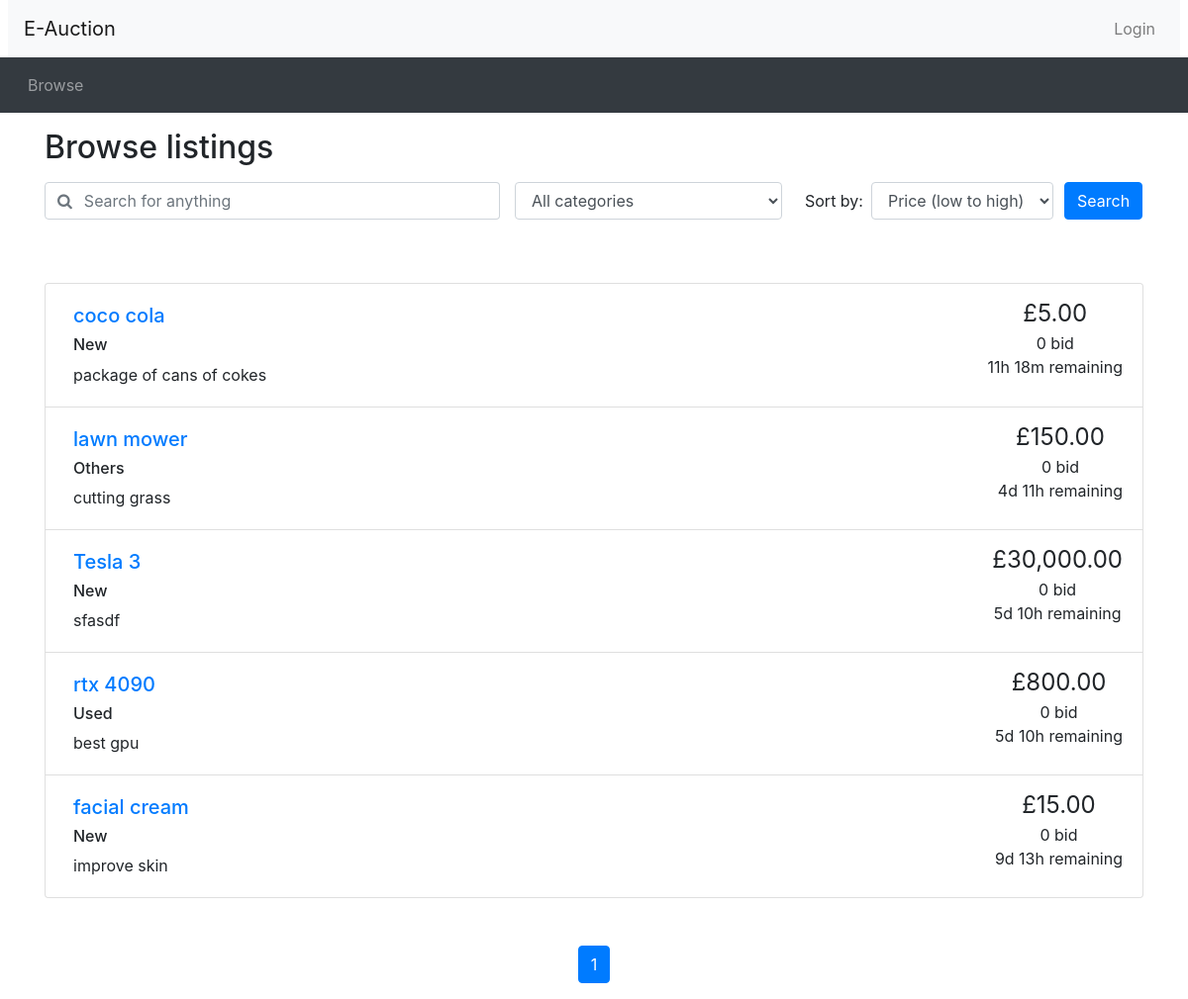
Page /browse.php on the earlier database version.
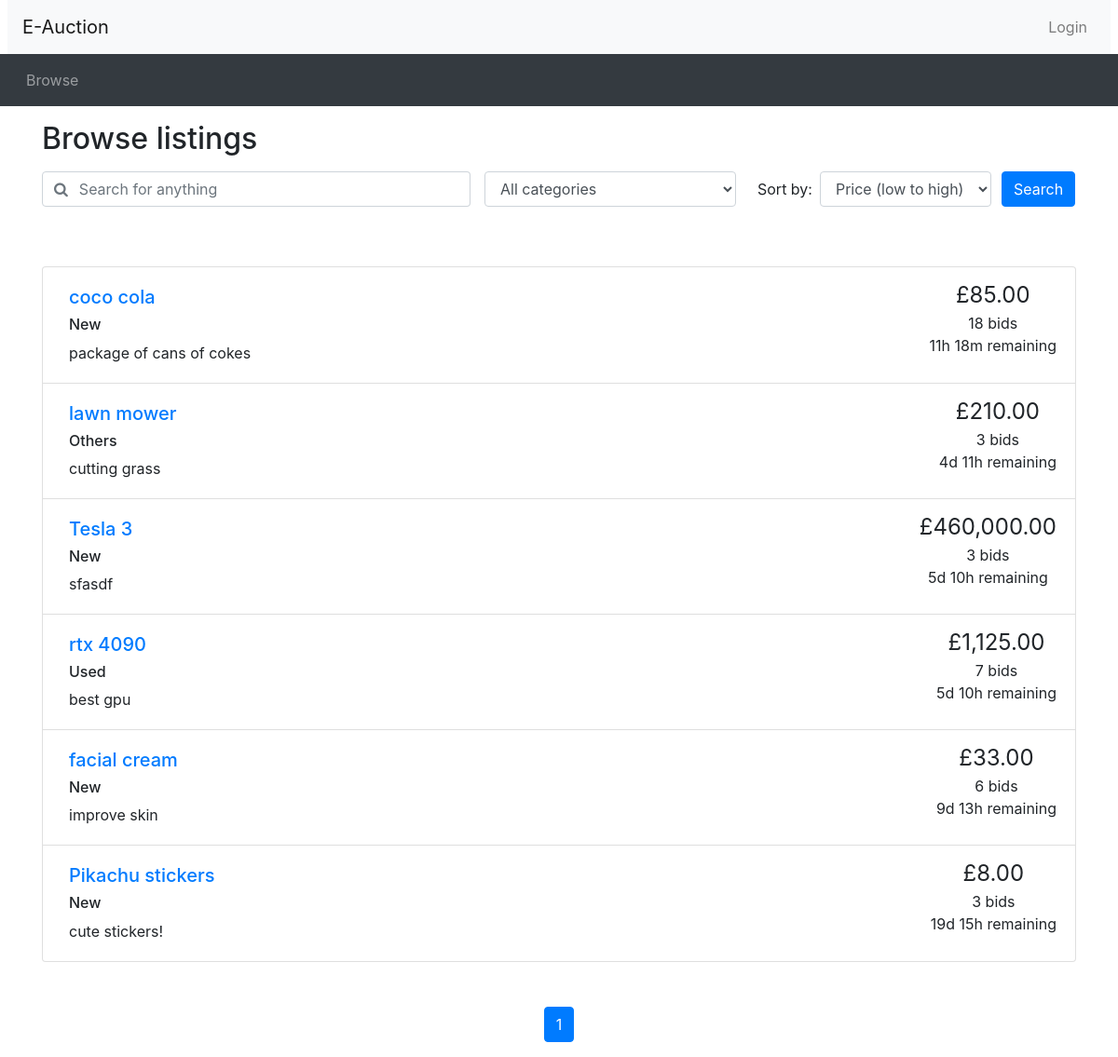
Same page on the later database version.
### tables this page shows
CREATE TABLE `Auction` (
  `auctionID` int NOT NULL,
  `title` varchar(100) NOT NULL,
  `itemCondition` varchar(100) NOT NULL,
  `description` varchar(200) NOT NULL,
  `category` varchar(100) NOT NULL,
  `startDate` datetime NOT NULL,
  `startingPrice` float NOT NULL,
  `reservePrice` float NOT NULL,
  `endDate` datetime NOT NULL,
  `noBid` int NOT NULL,
  `winner` varchar(100) NOT NULL,
  `sellerName` varchar(100) NOT NULL
);

### utilities.php (the view, shortened to what this page needs)
<?php
function display_time_remaining($interval) {
    if ($interval->days == 0 && $interval->h == 0) {
      $time_remaining = $interval->format('%im %Ss');
    }
    else if ($interval->days == 0) {
      $time_remaining = $interval->format('%hh %im');
    }
    else {
      $time_remaining = $interval->format('%ad %hh');
    }
  return $time_remaining;
}
function print_listing_li($auction_id, $title, $cond, $desc, $price, $num_bids, $end_time)
{
  if (strlen($desc) > 250) {
    $desc_shortened = substr($desc, 0, 250) . '...';
  }
  else {
    $desc_shortened = $desc;
  }
  if (($num_bids == 1) or ($num_bids == 0)) {
    $bid = ' bid';
  }
  else {
    $bid = ' bids';
  }
  $now = new DateTime();
  if ($now > $end_time) {
    $time_remaining = 'This auction has ended';
  }
  else {
    $time_to_end = date_diff($now, $end_time);
    $time_remaining = display_time_remaining($time_to_end) . ' remaining';
  }
  echo('
    <li class="list-group-item d-flex justify-content-between">
    <div class="p-2 mr-5"><h5><a href="listing.php?auction_id=' . $auction_id . '">' . $title . '</a></h5> <h6>' . $cond. '</h6> ' . $desc_shortened . '</div>
    <div class="text-center text-nowrap"><span style="font-size: 1.5em">£' . number_format($price, 2) . '</span><br/>' . $num_bids . $bid . '<br/>' . $time_remaining . '</div>
  </li>'
  );
}
?>

### header.php (shortened to what this page needs)
<!doctype html>
<html lang="en">
<head>
  <link rel="stylesheet" href="css/bootstrap.min.css">
  <link rel="stylesheet" href="https://cdnjs.cloudflare.com/ajax/libs/font-awesome/4.7.0/css/font-awesome.min.css">
  <link rel="stylesheet" href="css/custom.css">
</head>
<body>
<nav class="navbar navbar-expand-lg navbar-light bg-light mx-2">
  <a class="navbar-brand" href="#">E-Auction</a>
  <ul class="navbar-nav ml-auto">
    <li class="nav-item">
<?php
  if (isset($_SESSION['logged_in']) && $_SESSION['logged_in'] == true) {
    echo '<a class="nav-link" href="logout.php">Logout</a>';
  }
  else {
    echo '<button type="button" class="btn nav-link" data-toggle="modal" data-target="#loginModal">Login</button>';
  }
?>
    </li>
  </ul>
</nav>
<nav class="navbar navbar-expand-lg navbar-dark bg-dark">
  <ul class="navbar-nav align-middle">
	<li class="nav-item mx-1">
      <a class="nav-link" href="browse.php">Browse</a>
    </li>
  </ul>
</nav>

### browse.php (shortened to what this page needs)
<?php include_once("header.php")?>
<?php require("utilities.php")?>
<div class="container">
<h2 class="my-3">Browse listings</h2>
<div id="searchSpecs">
<form method="get" action="browse.php">
  <div class="row">
    <div class="col-md-5 pr-0">
      <div class="form-group">
	    <div class="input-group">
          <div class="input-group-prepend">
            <span class="input-group-text bg-transparent pr-0 text-muted">
              <i class="fa fa-search"></i>
            </span>
          </div>
          <input type="text" class="form-control border-left-0" name="title" id="keyword" placeholder="Search for anything">
        </div>
      </div>
    </div>
    <div class="col-md-3 pr-0">
      <div class="form-group">
        <select class="form-control" name="category" id="cat">
          <option selected value="">All categories</option>
        </select>
      </div>
    </div>
    <div class="col-md-3 pr-0">
      <div class="form-inline">
        <label class="mx-2" for="order_by">Sort by:</label>
        <select class="form-control" name="order" id="order_by">
          <option selected value="pricelow">Price (low to high)</option>
        </select>
      </div>
    </div>
    <div class="col-md-1 px-0">
      <button type="submit" class="btn btn-primary">Search</button>
    </div>
  </div>
</form>
</div>
</div>
<?php
  if (isset($_GET['keyword'])) {
  }
  else {
    $keyword = $_GET['title'];
  }
  if (isset($_GET['cat'])) {
  }
  else {
    $category = $_GET['category'];
  }
  if (isset($_GET['order_by'])) {
  }
  else {
    $get_order = $_GET['order'];
    if ($get_order === 'pricelow'){
      $order = "startingPrice ASC";
    }elseif ($get_order === 'pricehigh'){
      $order = "startingPrice DESC";;
    }else {
      $order = "endDate";
    }
  }
  if (!isset($_GET['page'])) {
    $curr_page = 1;
  }
  else {
    $curr_page = $_GET['page'];
  }
  require_once "database.php";
  $readSql = "SELECT * FROM Auction";
  $result = mysqli_query($conn, $readSql);
  $num_results = mysqli_num_rows($result);
  $results_per_page = 10;
  $max_page = ceil($num_results / $results_per_page);
?>
<div class="container mt-5">
<ul class="list-group">
<?php
require_once "database.php";
$readSql = "SELECT * FROM Auction WHERE title LIKE '%$keyword%' AND category LIKE '%$category%' ORDER BY $order";
$result = mysqli_query($conn, $readSql);
if ($result != null) {
  while($row = mysqli_fetch_assoc($result)) {
      $auction_id = "$row[auctionID]";
      $title = "$row[title]";
      $condition = "$row[itemCondition]";
      $description = "$row[description]";
      $current_price = $row['startingPrice'];
      $num_bids = $row['noBid'];
      $end_date = new DateTime($row['endDate']);
      print_listing_li($auction_id, $title, $condition, $description, $current_price, $num_bids, $end_date);
  }
}
else {
  echo '<div class="col-md-3 pr-0"><h6>Empty Auction At The Moment :)</h6></div>';
}
?>
</ul>
<nav aria-label="Search results pages" class="mt-5">
  <ul class="pagination justify-content-center">
<?php
  $querystring = "";
  $high_page_boost = max(3 - $curr_page, 0);
  $low_page_boost = max(2 - ($max_page - $curr_page), 0);
  $low_page = max(1, $curr_page - 2 - $low_page_boost);
  $high_page = min($max_page, $curr_page + 2 + $high_page_boost);
  for ($i = $low_page; $i <= $high_page; $i++) {
    if ($i == $curr_page) {
      echo('
    <li class="page-item active">');
    }
    else {
      echo('
    <li class="page-item">');
    }
    echo('
      <a class="page-link" href="browse.php?' . $querystring . 'page=' . $i . '">' . $i . '</a>
    </li>');
  }
?>
  </ul>
</nav>
</div>
<?php include_once("footer.php")?>

### footer.php (shortened to what this page needs)
</body>
</html>

Differences in the rows shown:
changed auction "coco cola": startingPrice "5.00" → "85.00"; noBid "0" → "18"; noBid "bid" → "bids"
changed auction "lawn mower": startingPrice "150.00" → "210.00"; noBid "0" → "3"; noBid "bid" → "bids"
changed auction "Tesla 3": startingPrice "30,000.00" → "460,000.00"; noBid "0" → "3"; noBid "bid" → "bids"
changed auction "rtx 4090": startingPrice "800.00" → "1,125.00"; noBid "0" → "7"; noBid "bid" → "bids"
changed auction "facial cream": startingPrice "15.00" → "33.00"; noBid "0" → "6"; noBid "bid" → "bids"
added auction: title "Pikachu stickers", itemCondition "New", description "cute stickers!", startingPrice "8.00", noBid "3", noBid "bids", time_remaining "19d 15h remaining"
